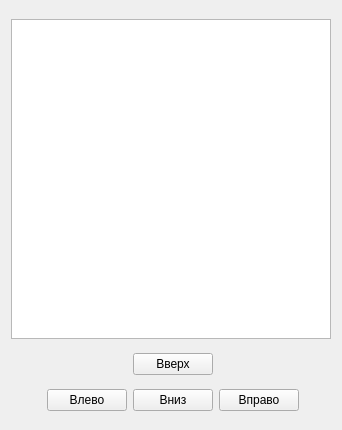
<?xml version="1.0" encoding="UTF-8"?>
<ui version="4.0">
 <class>MainWindow</class>
 <widget class="QMainWindow" name="MainWindow">
  <property name="geometry">
   <rect>
    <x>0</x>
    <y>0</y>
    <width>342</width>
    <height>430</height>
   </rect>
  </property>
  <property name="windowTitle">
   <string>MainWindow</string>
  </property>
  <widget class="QWidget" name="centralWidget">
   <layout class="QGridLayout" name="gridLayout">
    <item row="2" column="4">
     <widget class="QPushButton" name="pushButton">
      <property name="text">
       <string>Вправо</string>
      </property>
     </widget>
    </item>
    <item row="2" column="3">
     <widget class="QPushButton" name="pushButton_3">
      <property name="text">
       <string>Вниз</string>
      </property>
     </widget>
    </item>
    <item row="1" column="3">
     <widget class="QPushButton" name="pushButton_2">
      <property name="text">
       <string>Вверх</string>
      </property>
     </widget>
    </item>
    <item row="1" column="5">
     <spacer name="horizontalSpacer_2">
      <property name="orientation">
       <enum>Qt::Horizontal</enum>
      </property>
      <property name="sizeHint" stdset="0">
       <size>
        <width>32</width>
        <height>20</height>
       </size>
      </property>
     </spacer>
    </item>
    <item row="0" column="0" colspan="6">
     <widget class="QGraphicsView" name="graphicsView">
      <property name="sizePolicy">
       <sizepolicy hsizetype="Expanding" vsizetype="Fixed">
        <horstretch>0</horstretch>
        <verstretch>0</verstretch>
       </sizepolicy>
      </property>
      <property name="minimumSize">
       <size>
        <width>320</width>
        <height>320</height>
       </size>
      </property>
      <property name="maximumSize">
       <size>
        <width>320</width>
        <height>320</height>
       </size>
      </property>
      <property name="verticalScrollBarPolicy">
       <enum>Qt::ScrollBarAlwaysOff</enum>
      </property>
      <property name="horizontalScrollBarPolicy">
       <enum>Qt::ScrollBarAlwaysOff</enum>
      </property>
     </widget>
    </item>
    <item row="1" column="0">
     <spacer name="horizontalSpacer">
      <property name="orientation">
       <enum>Qt::Horizontal</enum>
      </property>
      <property name="sizeHint" stdset="0">
       <size>
        <width>31</width>
        <height>20</height>
       </size>
      </property>
     </spacer>
    </item>
    <item row="2" column="2">
     <widget class="QPushButton" name="pushButton_4">
      <property name="text">
       <string>Влево</string>
      </property>
     </widget>
    </item>
   </layout>
  </widget>
 </widget>
 <layoutdefault spacing="6" margin="11"/>
 <resources/>
 <connections/>
</ui>
